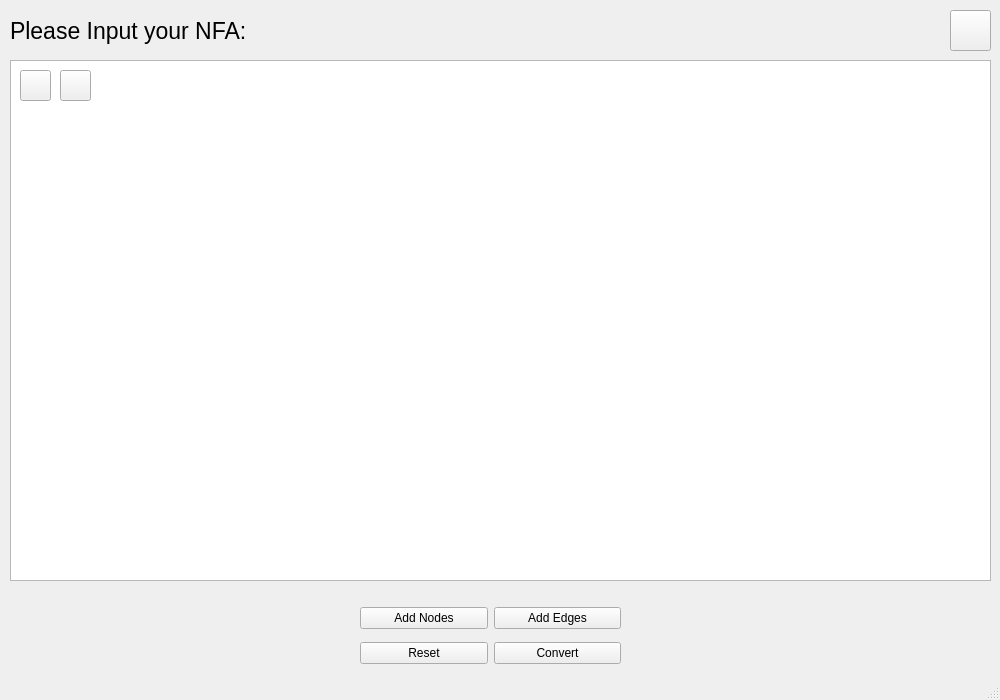
<?xml version="1.0" encoding="UTF-8"?>
<ui version="4.0">
 <class>MainWindow</class>
 <widget class="QMainWindow" name="MainWindow">
  <property name="geometry">
   <rect>
    <x>0</x>
    <y>0</y>
    <width>1000</width>
    <height>700</height>
   </rect>
  </property>
  <property name="windowTitle">
   <string>MainWindow</string>
  </property>
  <widget class="QWidget" name="centralwidget">
   <widget class="QPushButton" name="backBtn">
    <property name="geometry">
     <rect>
      <x>950</x>
      <y>10</y>
      <width>41</width>
      <height>41</height>
     </rect>
    </property>
    <property name="text">
     <string/>
    </property>
    <property name="icon">
     <iconset>
      <normaloff>../Resources/backBtn.png</normaloff>../Resources/backBtn.png</iconset>
    </property>
    <property name="iconSize">
     <size>
      <width>41</width>
      <height>41</height>
     </size>
    </property>
   </widget>
   <widget class="QLabel" name="label">
    <property name="geometry">
     <rect>
      <x>10</x>
      <y>10</y>
      <width>321</width>
      <height>41</height>
     </rect>
    </property>
    <property name="font">
     <font>
      <pointsize>17</pointsize>
     </font>
    </property>
    <property name="text">
     <string>Please Input your NFA:</string>
    </property>
   </widget>
   <widget class="QStackedWidget" name="inputMenu">
    <property name="enabled">
     <bool>true</bool>
    </property>
    <property name="geometry">
     <rect>
      <x>360</x>
      <y>570</y>
      <width>261</width>
      <height>121</height>
     </rect>
    </property>
    <property name="currentIndex">
     <number>0</number>
    </property>
    <widget class="QWidget" name="page">
     <widget class="QWidget" name="verticalLayoutWidget">
      <property name="geometry">
       <rect>
        <x>0</x>
        <y>30</y>
        <width>261</width>
        <height>71</height>
       </rect>
      </property>
      <layout class="QVBoxLayout" name="verticalLayout">
       <item>
        <layout class="QHBoxLayout" name="horizontalLayout_4">
         <item>
          <widget class="QPushButton" name="addNodesBtn">
           <property name="text">
            <string>Add Nodes</string>
           </property>
          </widget>
         </item>
         <item>
          <widget class="QPushButton" name="addEdgesBtn">
           <property name="text">
            <string>Add Edges</string>
           </property>
          </widget>
         </item>
        </layout>
       </item>
       <item>
        <layout class="QHBoxLayout" name="horizontalLayout">
         <item>
          <widget class="QPushButton" name="resetBtn">
           <property name="text">
            <string>Reset</string>
           </property>
          </widget>
         </item>
         <item>
          <widget class="QPushButton" name="convertBtn">
           <property name="text">
            <string>Convert</string>
           </property>
          </widget>
         </item>
        </layout>
       </item>
      </layout>
     </widget>
    </widget>
    <widget class="QWidget" name="page_2">
     <widget class="QWidget" name="verticalLayoutWidget_3">
      <property name="geometry">
       <rect>
        <x>10</x>
        <y>20</y>
        <width>241</width>
        <height>81</height>
       </rect>
      </property>
      <layout class="QVBoxLayout" name="verticalLayout_5">
       <item>
        <widget class="QLineEdit" name="inputNode">
         <property name="placeholderText">
          <string>NodeName  Ex:1 or 2</string>
         </property>
        </widget>
       </item>
       <item>
        <widget class="QComboBox" name="nodeType">
         <item>
          <property name="text">
           <string>Normal</string>
          </property>
         </item>
         <item>
          <property name="text">
           <string>Starting</string>
          </property>
         </item>
         <item>
          <property name="text">
           <string>Final</string>
          </property>
         </item>
        </widget>
       </item>
       <item>
        <layout class="QHBoxLayout" name="horizontalLayout_6">
         <item>
          <widget class="QPushButton" name="addNodeBtn">
           <property name="text">
            <string>Add Node</string>
           </property>
          </widget>
         </item>
         <item>
          <widget class="QPushButton" name="nodeDoneBtn">
           <property name="text">
            <string>Done</string>
           </property>
          </widget>
         </item>
        </layout>
       </item>
      </layout>
     </widget>
    </widget>
    <widget class="QWidget" name="page_3">
     <widget class="QWidget" name="verticalLayoutWidget_2">
      <property name="geometry">
       <rect>
        <x>10</x>
        <y>30</y>
        <width>241</width>
        <height>61</height>
       </rect>
      </property>
      <layout class="QVBoxLayout" name="verticalLayout_4">
       <item>
        <widget class="QLineEdit" name="inputEdge">
         <property name="placeholderText">
          <string>Format is (Node,Node,Label)  Ex:1,2,A</string>
         </property>
        </widget>
       </item>
       <item>
        <layout class="QHBoxLayout" name="horizontalLayout_5">
         <item>
          <widget class="QPushButton" name="addEdgeBtn">
           <property name="text">
            <string>Add Edge</string>
           </property>
          </widget>
         </item>
         <item>
          <widget class="QPushButton" name="edgeDoneBtn">
           <property name="text">
            <string>Done</string>
           </property>
          </widget>
         </item>
        </layout>
       </item>
      </layout>
     </widget>
    </widget>
   </widget>
   <widget class="QScrollArea" name="scrollArea">
    <property name="geometry">
     <rect>
      <x>10</x>
      <y>60</y>
      <width>981</width>
      <height>521</height>
     </rect>
    </property>
    <property name="widgetResizable">
     <bool>true</bool>
    </property>
    <widget class="QWidget" name="scrollAreaWidgetContents">
     <property name="geometry">
      <rect>
       <x>0</x>
       <y>0</y>
       <width>979</width>
       <height>519</height>
      </rect>
     </property>
     <widget class="QLabel" name="frame">
      <property name="geometry">
       <rect>
        <x>0</x>
        <y>0</y>
        <width>981</width>
        <height>521</height>
       </rect>
      </property>
      <property name="styleSheet">
       <string notr="true">background-color:white;</string>
      </property>
      <property name="alignment">
       <set>Qt::AlignCenter</set>
      </property>
     </widget>
    </widget>
   </widget>
   <widget class="QPushButton" name="zoomInBtn">
    <property name="geometry">
     <rect>
      <x>20</x>
      <y>70</y>
      <width>31</width>
      <height>31</height>
     </rect>
    </property>
    <property name="text">
     <string/>
    </property>
    <property name="icon">
     <iconset>
      <normaloff>../Resources/ZoomIn.png</normaloff>../Resources/ZoomIn.png</iconset>
    </property>
   </widget>
   <widget class="QPushButton" name="zoomOutBtn">
    <property name="geometry">
     <rect>
      <x>60</x>
      <y>70</y>
      <width>31</width>
      <height>31</height>
     </rect>
    </property>
    <property name="text">
     <string/>
    </property>
    <property name="icon">
     <iconset>
      <normaloff>../Resources/ZoomOut.png</normaloff>../Resources/ZoomOut.png</iconset>
    </property>
   </widget>
   <zorder>inputMenu</zorder>
   <zorder>scrollArea</zorder>
   <zorder>backBtn</zorder>
   <zorder>label</zorder>
   <zorder>zoomInBtn</zorder>
   <zorder>zoomOutBtn</zorder>
  </widget>
  <widget class="QStatusBar" name="statusbar"/>
 </widget>
 <resources/>
 <connections/>
</ui>
